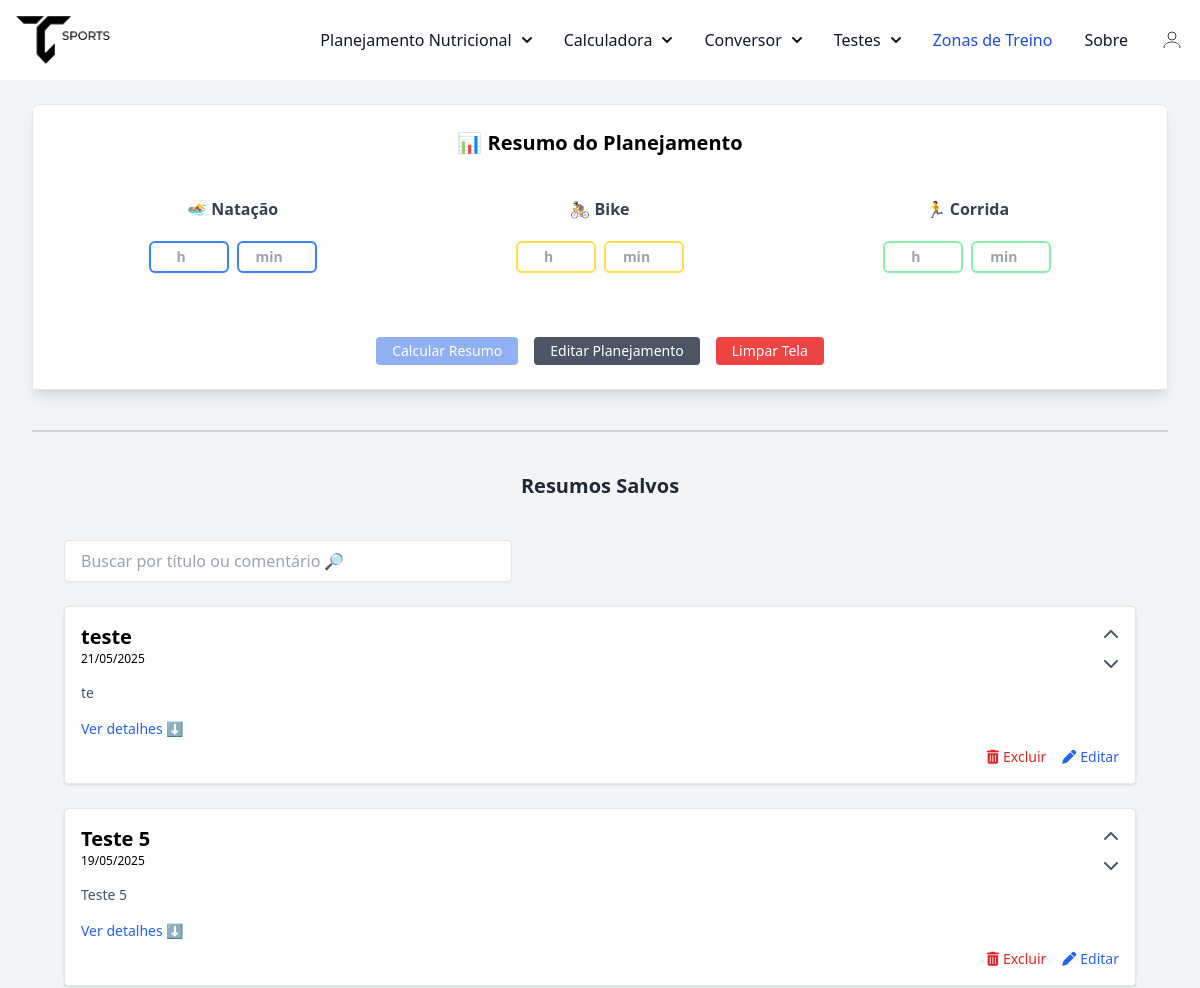
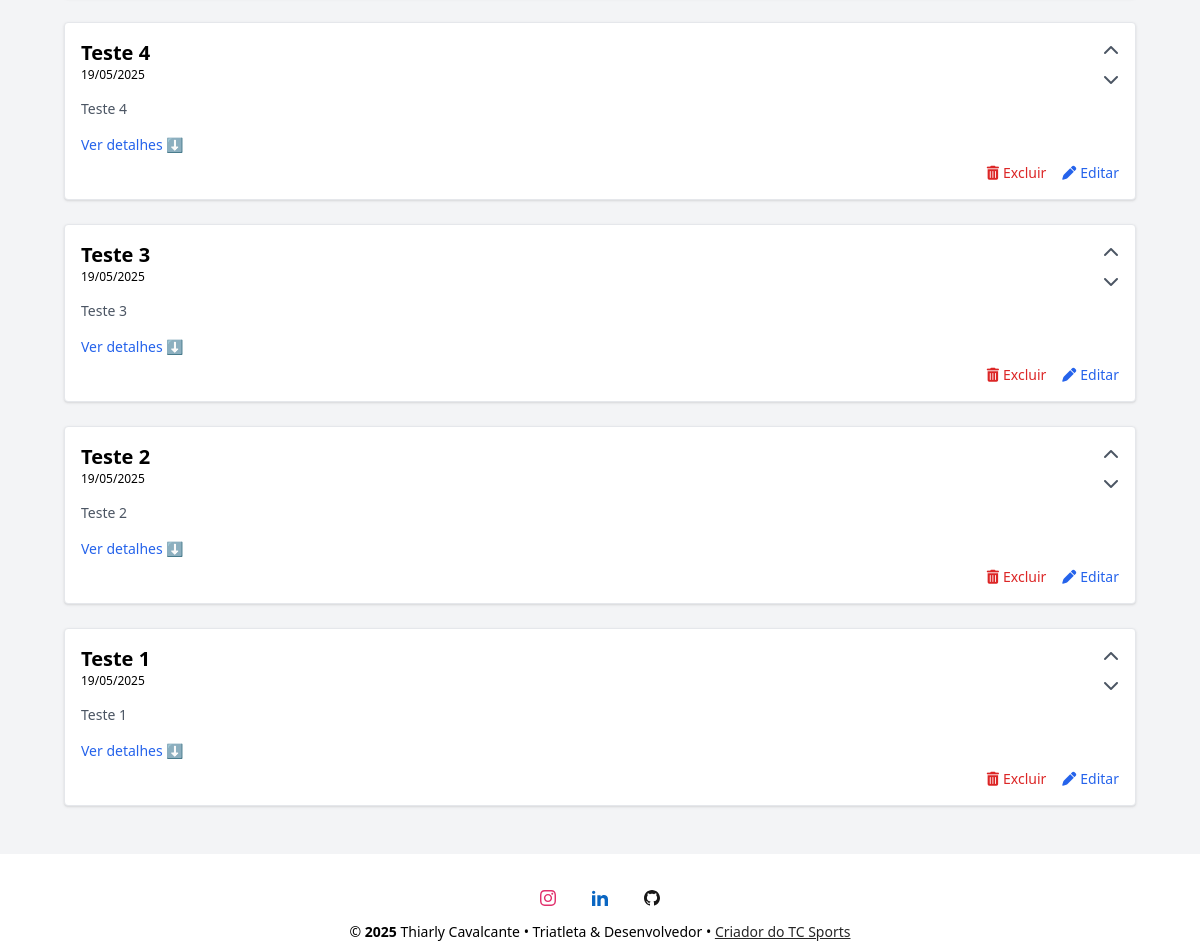
/resumo (signed in), run on an earlier commit of the app's database (2 pictures, top to bottom).
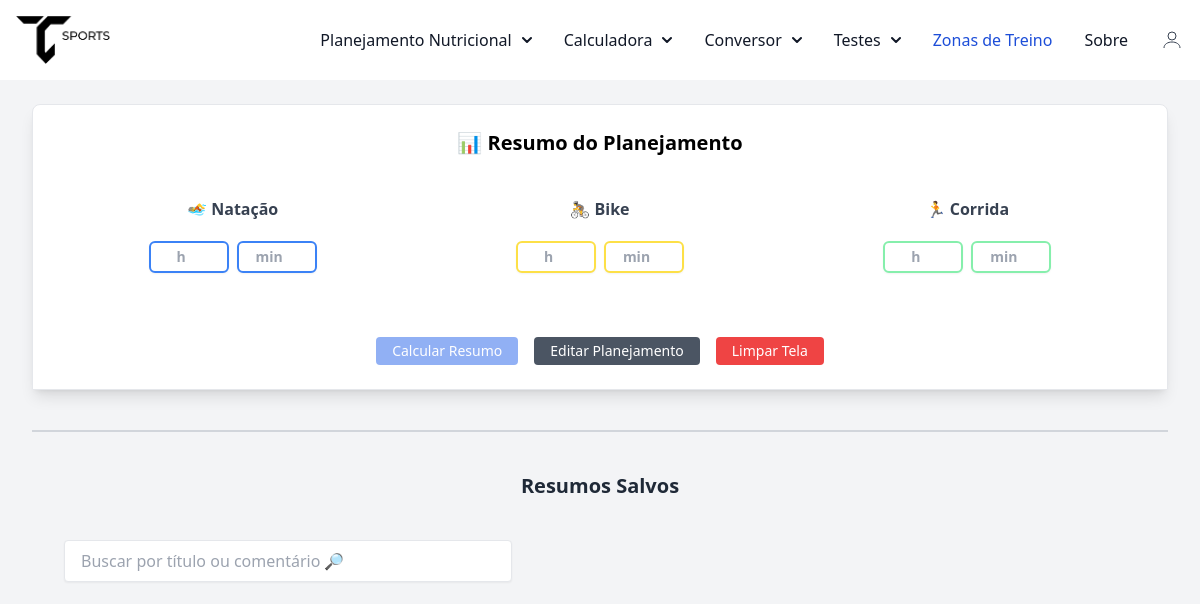
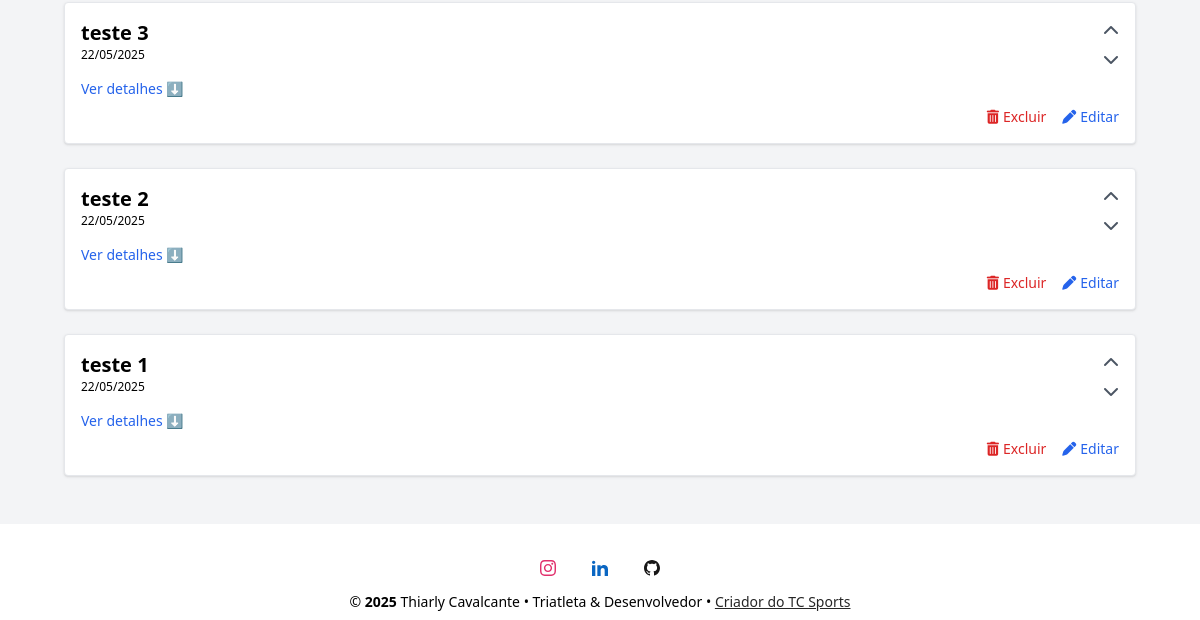
And on a later commit of the database (2 pictures, top to bottom).
### conversor/models.py (models this page shows, shortened)
class ResumoSalvo(database.Model):
    __tablename__ = 'resumos_salvos'
    id = database.Column(database.Integer, primary_key=True)
    user_id = database.Column(database.Integer, database.ForeignKey('user.id'), nullable=False)
    nome_treino = database.Column(database.String(100), nullable=False)
    data = database.Column(database.Date, nullable=False)
    comentario = database.Column(database.Text)
    resumo_dados = database.Column(database.JSON, nullable=False)
    suplementos_utilizados = database.Column(database.Text, nullable=True)  # ✅ Novo campo
    tempo_natacao = database.Column(database.Float)
    tempo_bike = database.Column(database.Float)
    tempo_corrida = database.Column(database.Float)
    tempo_total = database.Column(database.Float)
    ordem = database.Column(database.Integer, nullable=False, default=0)
    criado_em = database.Column(database.DateTime, default=datetime.utcnow)

### conversor/router.py (the view, shortened to what this page needs)
@app.route('/resumo', methods=['GET', 'POST'])
@login_required
def resumo_view():
    form = ResumoForm()
    if request.method == 'POST' and 'limpar' in request.form:
        return redirect(url_for('resumo_view'))
    itens = PlanejamentoItem.query.filter_by(user_id=current_user.id).all()
    itens_utilizados = [f"{item.quantidade}x {item.suplemento.nome}" for item in itens if item.suplemento]
    itens_utilizados_str = ", ".join(itens_utilizados)
    totais = calcular_totais_planejamento(itens)
    totais_por_hora = {}
    tempo_total = 0
    resumo_dados = {}
    search = request.args.get("search", "").strip()
    resumos_query = ResumoSalvo.query.filter_by(user_id=current_user.id)
    resumos = resumos_query.order_by(ResumoSalvo.ordem.desc(), ResumoSalvo.id.desc()).all()
    return render_template(
        "resumo.html",
        form=form,
        totais=totais_por_hora,
        resumo=resumo_dados,
        tempo_total=round(tempo_total, 2),
        current_date=date.today().isoformat(),
        resumos=resumos,  # <-- novo contexto
        itens_utilizados=itens_utilizados_str
    )

### conversor/forms.py
class ResumoForm(FlaskForm):
    tempo_natacao_horas = IntegerField('Horas Natação', validators=[Optional(), NumberRange(min=0)])
    tempo_bike_horas = IntegerField('Horas Bike', validators=[Optional(), NumberRange(min=0)])
    tempo_corrida_horas = IntegerField('Horas Corrida', validators=[Optional(), NumberRange(min=0)])
    tempo_natacao_minutos = IntegerField('Minutos Natação', validators=[Optional(), NumberRange(min=0, max=59)])
    tempo_bike_minutos = IntegerField('Minutos Bike', validators=[Optional(), NumberRange(min=0, max=59)])
    tempo_corrida_minutos = IntegerField('Minutos Corrida', validators=[Optional(), NumberRange(min=0, max=59)])
    submit_calcular = SubmitField('Calcular Resumo')
    submit_limpar = SubmitField('Limpar Tela')
    submit_salvar = SubmitField('Salvar Resumo')  # se já quiser prever esse botão

### conversor/models.py (called while the page is built)
@login_manager.user_loader
def load_user(user_id):
    return User.query.get(int(user_id))

### conversor/utils.py (called while the page is built)
def calcular_totais_planejamento(itens):
    totais = {
        'carbo': 0, 'sodio': 0, 'magnesio': 0, 'potassio': 0, 'calcio': 0,
        'cafeina': 0, 'taurina': 0, 'beta_alanina': 0, 'citrulina': 0,
        'creatina': 0, 'coq10': 0, 'carnitina': 0,
        'leucina': 0, 'isoleucina': 0, 'valina': 0, 'arginina': 0,
        'vit_b1': 0, 'vit_b2': 0, 'vit_b3': 0, 'vit_b6': 0,
        'vit_b7': 0, 'vit_b9': 0, 'vit_b12': 0, 'vit_c': 0
    }
    for item in itens:
        suplemento = item.suplemento
        if suplemento is None:
            flash("Um suplemento usado neste planejamento foi removido e será ignorado.", "warning")
            continue
        for key in totais:
            valor = getattr(suplemento, key, 0) or 0
            totais[key] += valor * item.quantidade
    return totais

### conversor/templates/resumo.html (shortened to what this page needs)
{% extends "base.html" %}
{% block content %}
<div class="max-w-7xl mx-auto px-4 sm:px-6 lg:px-8 py-6 space-y-10">
  <div class="bg-white rounded-t-lg shadow-lg p-6 border border-gray-200">
    <h2 class="text-xl text-center font-semibold mb-6 sm:mb-10">📊 Resumo do Planejamento</h2>
    <form method="POST" class="grid grid-cols-1 md:grid-cols-3 gap-4 text-sm text-gray-700">
      <form method="POST" class="grid grid-cols-1 md:grid-cols-3 gap-6 mb-6 text-sm text-gray-700 text-center items-center justify-center">
        <div class="flex flex-col items-center gap-1">
          <label class="text-base font-semibold mb-4">🏊 Natação</label>
          <div class="flex gap-2">
            {{ form.tempo_natacao_horas(id="natacao_h", class="w-20 text-center py-1 px-1 border-2 border-solid border-blue-500 rounded-md bg-white shadow-sm text-babase font-semibold mb-4 sm:mb-8", placeholder="h") }}
            {{ form.tempo_natacao_minutos(id="natacao_min", class="w-20 text-center py-1 px-1 border-2 border-solid border-blue-500 rounded-md bg-white shadow-sm text-babase font-semibold mb-4 sm:mb-8", placeholder="min") }}
          </div>
        </div>
        <div class="flex flex-col items-center gap-1">
          <label class="text-base font-semibold mb-4">🚴 Bike</label>
          <div class="flex gap-2">
            {{ form.tempo_bike_horas(id="bike_h", class="w-20 text-center py-1 px-2 border-2 border-solid border-yellow-300 rounded-md bg-white shadow-sm text-babase font-semibold mb-4 sm:mb-8", placeholder="h") }}
            {{ form.tempo_bike_minutos(id="bike_min", class="w-20 text-center py-1 px-2 border-2 border-solid border-yellow-300 rounded-md bg-white shadow-sm text-babase font-semibold mb-4 sm:mb-8", placeholder="min") }}
          </div>
        </div>
        <div class="flex flex-col items-center gap-1">
          <label class="text-base font-semibold mb-4">🏃 Corrida</label>
          <div class="flex gap-2">
            {{ form.tempo_corrida_horas(id="corrida_h", class="w-20 text-center py-1 px-2 border-2 border-solid border-green-300 rounded-md bg-white shadow-sm text-babase font-semibold mb-4 sm:mb-8", placeholder="h") }}
            {{ form.tempo_corrida_minutos(id="corrida_min", class="w-20 text-center py-1 px-2 border-2 border-solid border-green-300 rounded-md bg-white shadow-sm text-babase font-semibold mb-4 sm:mb-8", placeholder="min") }}
          </div>
        </div>
        <div class="md:col-span-3 flex flex-col sm:flex-row justify-center gap-4 mt-4">
          <button id="calcularResumoBtn"
            type="submit"
            class="bg-blue-600 text-white text-sm px-4 py-1 rounded hover:bg-blue-600 disabled:opacity-50 disabled:cursor-not-allowed">
            Calcular Resumo
          </button>
          <a href="{{ url_for('planejamento') }}" class="bg-gray-600 text-center hover:bg-gray-800 text-white text-sm px-4 py-1 rounded">Editar Planejamento</a>
          <button type="submit" name="limpar" class="bg-red-500 hover:bg-red-600 text-white text-sm px-4 py-1 rounded">Limpar Tela</button>
        </div>
      </form>
</div>
{% if resumos %}
<hr class="my-10 border-t-2 border-gray-300">
<div class="text-center mb-6">
  <h2 class="text-xl font-bold text-gray-800"> Resumos Salvos</h2>
</div>
<div class="mt-10 max-w-8xl mx-auto px-4 sm:px-6 lg:px-8">
  <form method="get" class="mb-6 max-w-md">
    <input type="text" id="campoBusca" placeholder="Buscar por título ou comentário 🔎"
           class="w-full px-4 py-2 border rounded shadow-sm">
  </form>
  <div id="resumosContainer">
    {% set icones = {
      "Macronutrientes": "⛽️",
      "Eletrólitos": "💧",
      "Vitaminas": "💊",
      "Estimulantes e Compostos": "🔥",
      "Aminoácidos": "🧬"
    } %}
    {% set cores = {
      "Macronutrientes": "bg-blue-400",
      "Eletrólitos": "bg-blue-300",
      "Estimulantes e Compostos": "bg-blue-200",
      "Vitaminas": "bg-blue-100",
      "Aminoácidos": "bg-blue-50"
    } %}
    {% for resumo in resumos %}
    <div class="bg-white rounded shadow p-4 mb-6 border border-gray-200">
      <div class="flex justify-between items-start">
        <div onclick="toggleResumo('resumo-{{ loop.index }}')" class="cursor-pointer w-full">
          <h3 class="text-xl font-semibold">{{ resumo.nome_treino }}</h3>
          <div class="text-xs mb-4">{{ resumo.data.strftime('%d/%m/%Y') }}</div>
          <div class="text-sm text-gray-600 whitespace-pre-wrap font-sans">{{ resumo.comentario }}</div>
          <div class="text-sm text-blue-600 mt-4 cursor-pointer detalhes-link" data-id="resumo-{{ loop.index }}">Ver detalhes ⬇</div>
        </div>
        <div class="flex flex-col items-center space-y-1 sm:ml-4">
          <a href="/resumo/mover_cima/{{ resumo.id }}" title="Mover para cima" class="text-gray-600 hover:text-black">
            <i class="fas fa-chevron-up"></i>
          </a>
          <a href="/resumo/mover_baixo/{{ resumo.id }}" title="Mover para baixo" class="text-gray-600 hover:text-black">
            <i class="fas fa-chevron-down"></i>
          </a>
        </div>
      </div>
      <div class="mt-4 flex justify-end sm:justify-between items-center sm:mt-2">
        <div class="hidden sm:flex gap-4 ml-auto">
          <form method="POST" action="{{ url_for('deletar_resumo', id=resumo.id) }}" onsubmit="return confirm('Tem certeza que deseja excluir este resumo?');">
            <button type="submit" class="flex items-center gap-1 text-sm text-red-600 hover:underline">
              <i class="fas fa-trash-alt"></i> Excluir
            </button>
          </form>
          <a href="{{ url_for('editar_resumo', id=resumo.id) }}" class="flex items-center gap-1 text-sm text-blue-600 hover:underline">
            <i class="fas fa-pen"></i> Editar
          </a>
        </div>
      </div>
        {% set ordem = ["Macronutrientes", "Eletrólitos", "Estimulantes e Compostos", "Vitaminas",  "Aminoácidos"] %}
        {% set ordem_eletrolitos = ["Sódio", "Magnésio", "Potássio", "Cálcio"] %}
    </div>
    {% endfor %}
  </div>
</div>
{% endif %}
{% endblock %}

### conversor/templates/base.html (shortened to what this page needs)
<!DOCTYPE html>
<html lang="pt">
<head>
    <link rel="stylesheet" href="https://cdnjs.cloudflare.com/ajax/libs/font-awesome/6.5.0/css/all.min.css">
    <script src="https://cdn.tailwindcss.com"></script>
    <link rel="stylesheet" href="{{ url_for('static', filename='css/style.css') }}">
</head>
<body>
    {% include 'navbar.html' %}
    <div class="content">
    {% block content %}
    {% endblock %}
    </div>
<footer class="w-full bg-white text-center text-black">
    <div class="pt-9 w-full">
      <div class="mb-2 flex justify-center">
        <a href="https://www.instagram.com/thiarly_tc/" target="_blank" class="mr-9 text-neutral-800 dark:text-neutral-200" aria-label="Instagram">
        </a>
        <a href="https://www.linkedin.com/in/thiarly-cavalcante-b0aa6056/" target="_blank" class="mr-9 text-neutral-800 dark:text-neutral-200" aria-label="Linkedin">
        </a>
        <a href="https://github.com/thiarly" target="_blank" class="text-neutral-800 dark:text-neutral-200" aria-label="Github">
        </a>
      </div>
    </div>
<div class="w-full text-sm bg-white p-2 text-center text-black ">
  &copy; <span id="copyrightYear"></span> Thiarly Cavalcante • Triatleta & Desenvolvedor •
  <a
    class="text-neutral-800 dark:text-neutral-400 underline hover:text-blue-500"
    href="https://tccavalcante.com" target="_blank"
  >
    Criador do TC Sports
  </a>
</div>
  </footer>
</body>
</html>

### conversor/templates/navbar.html (shortened to what this page needs)
<!DOCTYPE html>
<html lang="en">
<head>
    <script src="https://cdn.tailwindcss.com"></script>
</head>
<body class="bg-gray-100">
<nav class="bg-white border-gray-200">
  <div class="max-w-screen-xl flex flex-wrap items-center justify-between mx-auto p-4">
    <a href="{{url_for('zonas')}}" class="flex items-center">
      <img src="{{ url_for('static', filename='image/tcsports1.png')}}" class="h-12 mr-3 " alt="Flowbite Logo" />
    </a>
    <div class="hidden w-full md:block md:w-auto" id="divNav">
      <ul class="flex flex-col font-medium p-4 md:p-0 mt-4 border border-gray-100 rounded-lg bg-gray-50 md:space-x-8 rtl:space-x-reverse md:flex-row md:mt-0 md:border-0 md:bg-white md">
        <li class="relative">
          <button id="dropdownNavbarLink4" data-dropdown-toggle="dropdownNavbar" class="flex items-center justify-between w-full py-2 px-3 text-gray-900 rounded hover:bg-gray-100 md:hover:bg-transparent md:border-0 md:hover:text-blue-700 md:p-0 md:w-auto ">Planejamento Nutricional <svg class="w-2.5 h-2.5 ms-2.5" aria-hidden="true" xmlns="http://www.w3.org/2000/svg" fill="none" viewBox="0 0 10 6">
    <path stroke="currentColor" stroke-linecap="round" stroke-linejoin="round" stroke-width="2" d="m1 1 4 4 4-4"/>
    </svg></button>
      </li>
        <li class="relative">
            <button id="dropdownNavbarLink1" data-dropdown-toggle="dropdownNavbar" class="flex items-center justify-between w-full py-2 px-3 text-gray-900 rounded hover:bg-gray-100 md:hover:bg-transparent md:border-0 md:hover:text-blue-700 md:p-0 md:w-auto ">Calculadora <svg class="w-2.5 h-2.5 ms-2.5" aria-hidden="true" xmlns="http://www.w3.org/2000/svg" fill="none" viewBox="0 0 10 6">
    <path stroke="currentColor" stroke-linecap="round" stroke-linejoin="round" stroke-width="2" d="m1 1 4 4 4-4"/>
  </svg></button>
        </li>
        <li class="relative">
          <button id="dropdownNavbarLink2" data-dropdown-toggle="dropdownNavbar" class="flex items-center justify-between w-full py-2 px-3 text-gray-900 rounded hover:bg-gray-100 md:hover:bg-transparent md:border-0 md:hover:text-blue-700 md:p-0 md:w-auto ">Conversor <svg class="w-2.5 h-2.5 ms-2.5" aria-hidden="true" xmlns="http://www.w3.org/2000/svg" fill="none" viewBox="0 0 10 6">
  <path stroke="currentColor" stroke-linecap="round" stroke-linejoin="round" stroke-width="2" d="m1 1 4 4 4-4"/>
</svg></button>
      </li>
      <li class="relative">
        <button id="dropdownNavbarLink3" data-dropdown-toggle="dropdownNavbar" class="flex items-center justify-between w-full py-2 px-3 text-gray-900 rounded hover:bg-gray-100 md:hover:bg-transparent md:border-0 md:hover:text-blue-700 md:p-0 md:w-auto ">Testes <svg class="w-2.5 h-2.5 ms-2.5" aria-hidden="true" xmlns="http://www.w3.org/2000/svg" fill="none" viewBox="0 0 10 6">
<path stroke="currentColor" stroke-linecap="round" stroke-linejoin="round" stroke-width="2" d="m1 1 4 4 4-4"/>
</svg></button>
    </li>
        <li>
          <a href="zonas" class="block py-2 px-3 text-white bg-blue-700 rounded md:bg-transparent md:text-blue-700 md:p-0 " aria-current="page">Zonas de Treino</a>
        </li>
        <li>
          <a href="sobre" class="block py-2 px-3 text-gray-900 rounded hover:bg-gray-100 md:hover:bg-transparent md:border-0 md:hover:text-blue-700 md:p-0">Sobre</a>
        </li>
        {% if current_user.is_authenticated %}
        <li class="relative">
          <button id="userDropdown" class="flex items-center space-x-2 text-gray-700 ">
            <svg xmlns="http://www.w3.org/2000/svg" class="w-6 h-6" fill="none" viewBox="0 0 24 24" stroke="currentColor">
              <circle cx="12" cy="8" r="4" />
              <path d="M4 20c0-4 4-6 8-6s8 2 8 6" />
            </svg>
          </button>
        </li>
        {% endif %}
    </div>
  </div>
</nav>
</body>
</html>

### conversor/static/css/style.css (style rules this page uses)
span { color: black; font-weight: bold; }
html { height: 100%; }
body { display: flex; flex-direction: column; min-height: 100vh; margin: 0; }
.content { flex: 1 0 auto; }
footer { flex-shrink: 0; }

What changed in the data, as far as the page shows it:
removed ResumoSalvo: nome_treino "teste", data "21/05/2025", comentario "te"
removed ResumoSalvo: nome_treino "Teste 5", data "19/05/2025", comentario "Teste 5"
removed ResumoSalvo: nome_treino "Teste 4", data "19/05/2025", comentario "Teste 4"
changed ResumoSalvo: nome_treino "Teste 3" → "teste 3"; data "19/05/2025" → "22/05/2025"; comentario "Teste 3" → (not shown)
changed ResumoSalvo: nome_treino "Teste 2" → "teste 2"; data "19/05/2025" → "22/05/2025"; comentario "Teste 2" → (not shown)
changed ResumoSalvo: nome_treino "Teste 1" → "teste 1"; data "19/05/2025" → "22/05/2025"; comentario "Teste 1" → (not shown)
